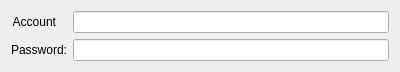
<?xml version="1.0" encoding="UTF-8"?>
<ui version="4.0">
 <class>SunshineMainOptionsWidget</class>
 <widget class="QWidget" name="SunshineMainOptionsWidget">
  <property name="geometry">
   <rect>
    <x>0</x>
    <y>0</y>
    <width>400</width>
    <height>58</height>
   </rect>
  </property>
  <property name="windowTitle">
   <string>Account Preferences</string>
  </property>
  <layout class="QVBoxLayout" name="verticalLayout_2">
   <item>
    <layout class="QFormLayout" name="formLayout">
     <property name="fieldGrowthPolicy">
      <enum>QFormLayout::ExpandingFieldsGrow</enum>
     </property>
     <item row="0" column="0">
      <widget class="QLabel" name="accountLabel">
       <property name="text">
        <string>Account</string>
       </property>
       <property name="alignment">
        <set>Qt::AlignRight|Qt::AlignTrailing|Qt::AlignVCenter</set>
       </property>
      </widget>
     </item>
     <item row="0" column="1">
      <widget class="KLineEdit" name="accountLineEdit"/>
     </item>
     <item row="1" column="0">
      <widget class="QLabel" name="passwordLabel">
       <property name="text">
        <string>Password:</string>
       </property>
       <property name="alignment">
        <set>Qt::AlignRight|Qt::AlignTrailing|Qt::AlignVCenter</set>
       </property>
      </widget>
     </item>
     <item row="1" column="1">
      <widget class="KLineEdit" name="passwordLineEdit">
       <property name="echoMode">
        <enum>QLineEdit::Password</enum>
       </property>
       <property name="passwordMode">
        <bool>true</bool>
       </property>
      </widget>
     </item>
    </layout>
   </item>
  </layout>
 </widget>
 <customwidgets>
  <customwidget>
   <class>KLineEdit</class>
   <extends>QLineEdit</extends>
   <header>klineedit.h</header>
  </customwidget>
 </customwidgets>
 <resources/>
 <connections/>
</ui>
